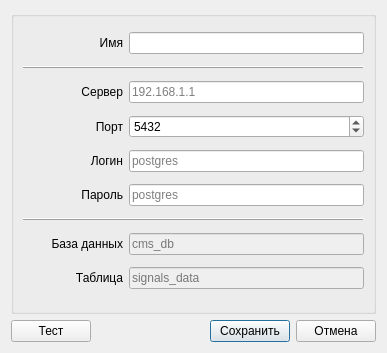
<?xml version="1.0" encoding="UTF-8"?>
<ui version="4.0">
 <class>SvStorageEditorDialog</class>
 <widget class="QDialog" name="SvStorageEditorDialog">
  <property name="geometry">
   <rect>
    <x>0</x>
    <y>0</y>
    <width>387</width>
    <height>353</height>
   </rect>
  </property>
  <property name="maximumSize">
   <size>
    <width>16777215</width>
    <height>1555555</height>
   </size>
  </property>
  <property name="windowTitle">
   <string>Настройки подключения к хранилищу</string>
  </property>
  <layout class="QVBoxLayout" name="verticalLayout_2">
   <item>
    <widget class="QGroupBox" name="groupBox">
     <property name="title">
      <string/>
     </property>
     <layout class="QVBoxLayout" name="verticalLayout">
      <item>
       <layout class="QHBoxLayout" name="horizontalLayout_15">
        <item>
         <widget class="QLabel" name="lblDevName_17">
          <property name="sizePolicy">
           <sizepolicy hsizetype="Fixed" vsizetype="Preferred">
            <horstretch>0</horstretch>
            <verstretch>0</verstretch>
           </sizepolicy>
          </property>
          <property name="minimumSize">
           <size>
            <width>100</width>
            <height>0</height>
           </size>
          </property>
          <property name="maximumSize">
           <size>
            <width>100</width>
            <height>16777215</height>
           </size>
          </property>
          <property name="font">
           <font>
            <weight>50</weight>
            <bold>false</bold>
           </font>
          </property>
          <property name="text">
           <string>Имя</string>
          </property>
          <property name="alignment">
           <set>Qt::AlignRight|Qt::AlignTrailing|Qt::AlignVCenter</set>
          </property>
         </widget>
        </item>
        <item>
         <widget class="QLineEdit" name="editName">
          <property name="inputMask">
           <string/>
          </property>
          <property name="text">
           <string/>
          </property>
          <property name="maxLength">
           <number>32767</number>
          </property>
         </widget>
        </item>
       </layout>
      </item>
      <item>
       <widget class="QFrame" name="frame_3">
        <property name="frameShape">
         <enum>QFrame::HLine</enum>
        </property>
        <property name="frameShadow">
         <enum>QFrame::Raised</enum>
        </property>
       </widget>
      </item>
      <item>
       <layout class="QHBoxLayout" name="horizontalLayout_7">
        <item>
         <widget class="QLabel" name="lblDevName_9">
          <property name="sizePolicy">
           <sizepolicy hsizetype="Fixed" vsizetype="Preferred">
            <horstretch>0</horstretch>
            <verstretch>0</verstretch>
           </sizepolicy>
          </property>
          <property name="minimumSize">
           <size>
            <width>100</width>
            <height>0</height>
           </size>
          </property>
          <property name="maximumSize">
           <size>
            <width>100</width>
            <height>16777215</height>
           </size>
          </property>
          <property name="font">
           <font>
            <weight>50</weight>
            <bold>false</bold>
           </font>
          </property>
          <property name="text">
           <string>Сервер</string>
          </property>
          <property name="alignment">
           <set>Qt::AlignRight|Qt::AlignTrailing|Qt::AlignVCenter</set>
          </property>
         </widget>
        </item>
        <item>
         <widget class="QLineEdit" name="editIP">
          <property name="inputMask">
           <string/>
          </property>
          <property name="text">
           <string/>
          </property>
          <property name="maxLength">
           <number>32767</number>
          </property>
          <property name="placeholderText">
           <string>192.168.1.1</string>
          </property>
         </widget>
        </item>
       </layout>
      </item>
      <item>
       <layout class="QHBoxLayout" name="horizontalLayout_5">
        <item>
         <widget class="QLabel" name="lblDevName_7">
          <property name="sizePolicy">
           <sizepolicy hsizetype="Fixed" vsizetype="Preferred">
            <horstretch>0</horstretch>
            <verstretch>0</verstretch>
           </sizepolicy>
          </property>
          <property name="minimumSize">
           <size>
            <width>100</width>
            <height>0</height>
           </size>
          </property>
          <property name="maximumSize">
           <size>
            <width>100</width>
            <height>16777215</height>
           </size>
          </property>
          <property name="font">
           <font>
            <weight>50</weight>
            <bold>false</bold>
           </font>
          </property>
          <property name="text">
           <string>Порт</string>
          </property>
          <property name="alignment">
           <set>Qt::AlignRight|Qt::AlignTrailing|Qt::AlignVCenter</set>
          </property>
         </widget>
        </item>
        <item>
         <widget class="QSpinBox" name="spinPort">
          <property name="minimum">
           <number>1</number>
          </property>
          <property name="maximum">
           <number>65535</number>
          </property>
          <property name="value">
           <number>5432</number>
          </property>
         </widget>
        </item>
       </layout>
      </item>
      <item>
       <layout class="QHBoxLayout" name="horizontalLayout_11">
        <item>
         <widget class="QLabel" name="lblDevName_13">
          <property name="sizePolicy">
           <sizepolicy hsizetype="Fixed" vsizetype="Preferred">
            <horstretch>0</horstretch>
            <verstretch>0</verstretch>
           </sizepolicy>
          </property>
          <property name="minimumSize">
           <size>
            <width>100</width>
            <height>0</height>
           </size>
          </property>
          <property name="maximumSize">
           <size>
            <width>100</width>
            <height>16777215</height>
           </size>
          </property>
          <property name="font">
           <font>
            <weight>50</weight>
            <bold>false</bold>
           </font>
          </property>
          <property name="text">
           <string>Логин</string>
          </property>
          <property name="alignment">
           <set>Qt::AlignRight|Qt::AlignTrailing|Qt::AlignVCenter</set>
          </property>
         </widget>
        </item>
        <item>
         <widget class="QLineEdit" name="editLogin">
          <property name="inputMask">
           <string/>
          </property>
          <property name="text">
           <string/>
          </property>
          <property name="maxLength">
           <number>32767</number>
          </property>
          <property name="placeholderText">
           <string>postgres</string>
          </property>
         </widget>
        </item>
       </layout>
      </item>
      <item>
       <layout class="QHBoxLayout" name="horizontalLayout_12">
        <item>
         <widget class="QLabel" name="lblDevName_14">
          <property name="sizePolicy">
           <sizepolicy hsizetype="Fixed" vsizetype="Preferred">
            <horstretch>0</horstretch>
            <verstretch>0</verstretch>
           </sizepolicy>
          </property>
          <property name="minimumSize">
           <size>
            <width>100</width>
            <height>0</height>
           </size>
          </property>
          <property name="maximumSize">
           <size>
            <width>100</width>
            <height>16777215</height>
           </size>
          </property>
          <property name="font">
           <font>
            <weight>50</weight>
            <bold>false</bold>
           </font>
          </property>
          <property name="text">
           <string>Пароль</string>
          </property>
          <property name="alignment">
           <set>Qt::AlignRight|Qt::AlignTrailing|Qt::AlignVCenter</set>
          </property>
         </widget>
        </item>
        <item>
         <widget class="QLineEdit" name="editPass">
          <property name="inputMask">
           <string/>
          </property>
          <property name="text">
           <string/>
          </property>
          <property name="maxLength">
           <number>32767</number>
          </property>
          <property name="placeholderText">
           <string>postgres</string>
          </property>
         </widget>
        </item>
       </layout>
      </item>
      <item>
       <widget class="QFrame" name="frame">
        <property name="frameShape">
         <enum>QFrame::HLine</enum>
        </property>
        <property name="frameShadow">
         <enum>QFrame::Raised</enum>
        </property>
       </widget>
      </item>
      <item>
       <layout class="QHBoxLayout" name="horizontalLayout_13">
        <item>
         <widget class="QLabel" name="lblDevName_15">
          <property name="sizePolicy">
           <sizepolicy hsizetype="Fixed" vsizetype="Preferred">
            <horstretch>0</horstretch>
            <verstretch>0</verstretch>
           </sizepolicy>
          </property>
          <property name="minimumSize">
           <size>
            <width>100</width>
            <height>0</height>
           </size>
          </property>
          <property name="maximumSize">
           <size>
            <width>100</width>
            <height>16777215</height>
           </size>
          </property>
          <property name="font">
           <font>
            <weight>50</weight>
            <bold>false</bold>
           </font>
          </property>
          <property name="text">
           <string>База данных</string>
          </property>
          <property name="alignment">
           <set>Qt::AlignRight|Qt::AlignTrailing|Qt::AlignVCenter</set>
          </property>
         </widget>
        </item>
        <item>
         <widget class="QLineEdit" name="editDBName">
          <property name="enabled">
           <bool>false</bool>
          </property>
          <property name="inputMask">
           <string/>
          </property>
          <property name="text">
           <string/>
          </property>
          <property name="maxLength">
           <number>32767</number>
          </property>
          <property name="placeholderText">
           <string>cms_db</string>
          </property>
         </widget>
        </item>
       </layout>
      </item>
      <item>
       <layout class="QHBoxLayout" name="horizontalLayout_14">
        <item>
         <widget class="QLabel" name="lblDevName_16">
          <property name="sizePolicy">
           <sizepolicy hsizetype="Fixed" vsizetype="Preferred">
            <horstretch>0</horstretch>
            <verstretch>0</verstretch>
           </sizepolicy>
          </property>
          <property name="minimumSize">
           <size>
            <width>100</width>
            <height>0</height>
           </size>
          </property>
          <property name="maximumSize">
           <size>
            <width>100</width>
            <height>16777215</height>
           </size>
          </property>
          <property name="font">
           <font>
            <weight>50</weight>
            <bold>false</bold>
           </font>
          </property>
          <property name="text">
           <string>Таблица</string>
          </property>
          <property name="alignment">
           <set>Qt::AlignRight|Qt::AlignTrailing|Qt::AlignVCenter</set>
          </property>
         </widget>
        </item>
        <item>
         <widget class="QLineEdit" name="editTableName">
          <property name="enabled">
           <bool>false</bool>
          </property>
          <property name="inputMask">
           <string/>
          </property>
          <property name="text">
           <string/>
          </property>
          <property name="maxLength">
           <number>32767</number>
          </property>
          <property name="placeholderText">
           <string>signals_data</string>
          </property>
         </widget>
        </item>
       </layout>
      </item>
     </layout>
    </widget>
   </item>
   <item>
    <layout class="QHBoxLayout" name="horizontalLayout">
     <item>
      <widget class="QPushButton" name="bnTest">
       <property name="sizePolicy">
        <sizepolicy hsizetype="Fixed" vsizetype="Fixed">
         <horstretch>0</horstretch>
         <verstretch>0</verstretch>
        </sizepolicy>
       </property>
       <property name="maximumSize">
        <size>
         <width>80</width>
         <height>16777215</height>
        </size>
       </property>
       <property name="text">
        <string>Тест</string>
       </property>
       <property name="default">
        <bool>true</bool>
       </property>
      </widget>
     </item>
     <item>
      <spacer name="hSpacerButtons">
       <property name="orientation">
        <enum>Qt::Horizontal</enum>
       </property>
       <property name="sizeType">
        <enum>QSizePolicy::Expanding</enum>
       </property>
       <property name="sizeHint" stdset="0">
        <size>
         <width>40</width>
         <height>20</height>
        </size>
       </property>
      </spacer>
     </item>
     <item>
      <widget class="QPushButton" name="bnSave">
       <property name="sizePolicy">
        <sizepolicy hsizetype="Fixed" vsizetype="Fixed">
         <horstretch>0</horstretch>
         <verstretch>0</verstretch>
        </sizepolicy>
       </property>
       <property name="maximumSize">
        <size>
         <width>80</width>
         <height>16777215</height>
        </size>
       </property>
       <property name="text">
        <string>Сохранить</string>
       </property>
       <property name="default">
        <bool>true</bool>
       </property>
      </widget>
     </item>
     <item>
      <widget class="QPushButton" name="bnCancel">
       <property name="sizePolicy">
        <sizepolicy hsizetype="Fixed" vsizetype="Fixed">
         <horstretch>0</horstretch>
         <verstretch>0</verstretch>
        </sizepolicy>
       </property>
       <property name="maximumSize">
        <size>
         <width>80</width>
         <height>16777215</height>
        </size>
       </property>
       <property name="text">
        <string>Отмена</string>
       </property>
      </widget>
     </item>
    </layout>
   </item>
  </layout>
 </widget>
 <resources/>
 <connections/>
</ui>
